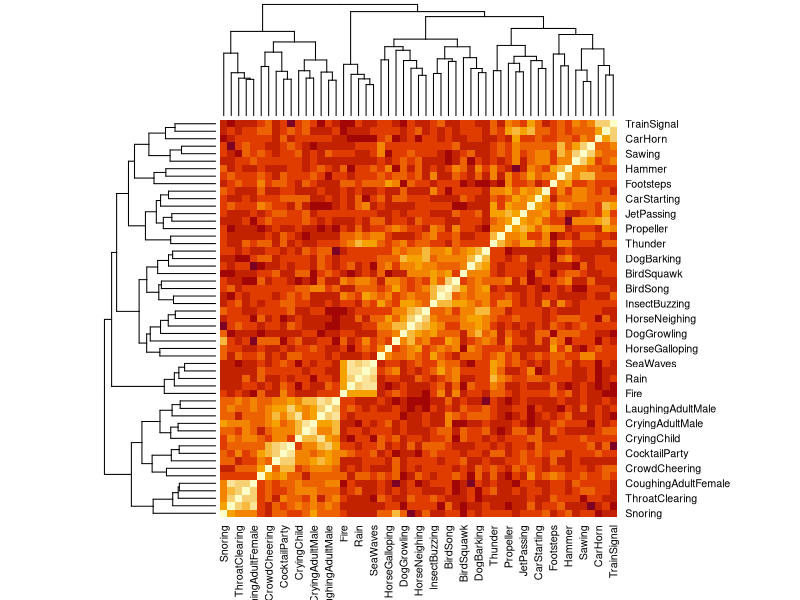
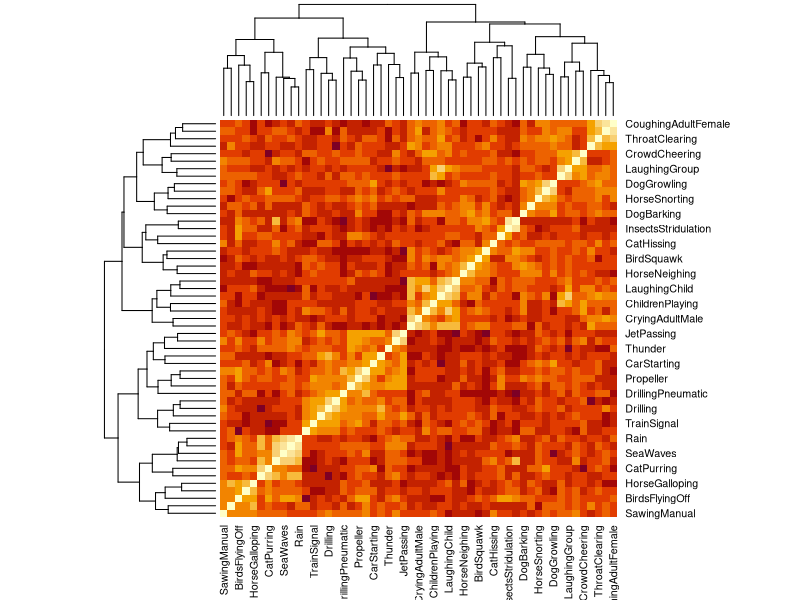
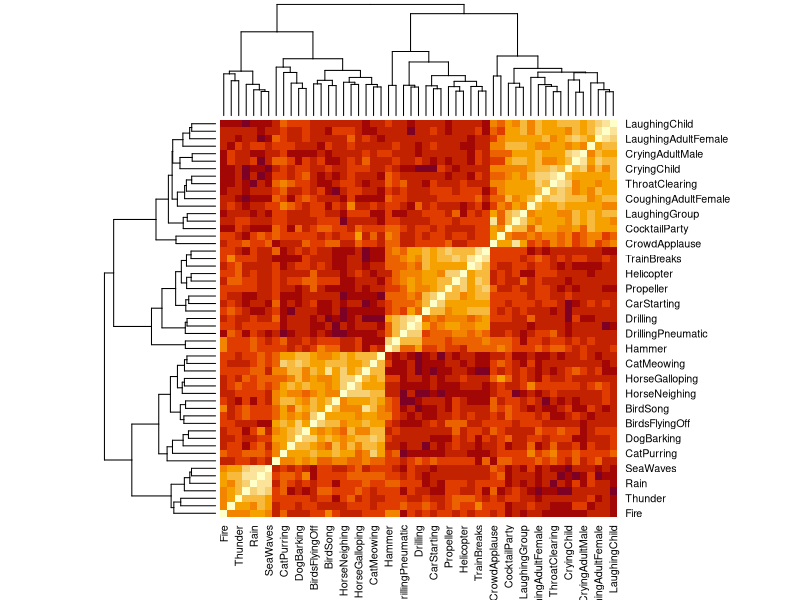

Write the R code that produced these figures, in order. (Note: this script raises an error after producing the figures.)
## ---- chunk 1
knitr::opts_chunk$set(echo = TRUE)
## ---- chunk 2
# Load data (RDM)
# Header as F because you don't want first row of your data to become colnames
df1<-read.csv("rdm_exp1_freesorting.csv",header=F)
df2<-read.csv("rdm_exp2_acoustics.csv",header=F)
df3<-read.csv("rdm_exp3_semantics.csv",header=F)
## ---- chunk 3
# Colnames and rownames for your matrix
animacy_order <- c(
    'LaughingAdultFemale',
    'LaughingAdultMale',
    'LaughingChild',
    'LaughingGroup',
    'CryingAdultFemale',
    'CryingAdultMale',
    'CryingChild',
    'ChildrenPlaying',
    'CocktailParty',
    'CrowdCheering',
    'CrowdApplause',
    'CoughingAdultFemale',
    'CoughingAdultMale',
    'Sneezing',
    'Snoring',
    'ThroatClearing',
    'Footsteps',
    'CatHissing',
    'CatMeowing',
    'CatPurring',
    'BirdSong',
    'BirdSquawk',
    'BirdsFlyingOff',
    'DogBarking',
    'DogGrowling',
    'DogHowling',
    'HorseGalloping',
    'HorseNeighing',
    'HorseSnorting',
    'CowMoo',
    'InsectBuzzing',
    'InsectsStridulation',
    'CarHorn',
    'CarSkidding',
    'CarStarting',
    'TrainBreaks',
    'TrainSignal',
    'TrainWagons',
    'Helicopter',
    'Propeller',
    'JetPassing',
    'DrillingPneumatic',
    'Drilling',
    'SawingManual',
    'Sawing',
    'Hammer',
    'Fire',
    'Rain',
    'River',
    'SeaWaves',
    'Thunder',
    'Waterfall',
    'Wind'
)
## ---- chunk 4
# Rename colnames and rownames in your matrix with the proper sound names
colnames(df1) <- animacy_order
rownames(df1) <- animacy_order
colnames(df2) <- animacy_order
rownames(df2) <- animacy_order
colnames(df3) <- animacy_order
rownames(df3) <- animacy_order
## ---- chunk 5
library(stats)
## ---- chunk 6
# Represent your data as numeric matrix
df1_mat <- data.matrix(df1, rownames.force = NA)
df2_mat <- data.matrix(df2, rownames.force = NA)
df3_mat <- data.matrix(df3, rownames.force = NA)
## ---- chunk 7
# Plot with clustering dendrigrams
stats::heatmap(df1_mat, keep.dendro = T, scale='none')
stats::heatmap(df2_mat, keep.dendro = T, scale='none')
stats::heatmap(df3_mat, keep.dendro = T, scale='none')
## ---- chunk 8
# Plot without clustering dendrograms
stats::heatmap(dfmat_mat, keep.dendro = F, Colv=NA, Rowv=NA, scale='none')
## ---- chunk 9
jpeg(file="name_your_plot_1.jpg")
stats::heatmap(dfmat_mat)
dev.off()
## ---- chunk 10
png(file="name_your_plot_2.png", width=600, height=350)
stats::heatmap(dfmat_mat)
dev.off()
## ---- chunk 11
png(file="name_your_plot_3.png", width=3.25, height=3.25, units = "in", res = 1200, pointsize = 4)
stats::heatmap(dfmat_mat)
dev.off()
## ---- chunk 12
library(RColorBrewer)
mycolors <- colorRampPalette(brewer.pal(8, "PiYG"))(25)
stats::heatmap(dfmat_mat, col = mycolors)
## ---- chunk 13
library("gplots")
heatmap.2(dfmat_mat, scale = "none", col = bluered(100), 
          trace = "none", density.info = "none")
## ---- chunk 14
library("pheatmap")
pheatmap(dfmat, cutree_rows = 4)
